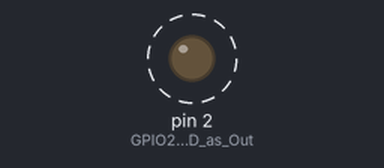
The sketch below on a simulated Arduino Uno, built with avr-gcc and run on an emulated ATmega328P. Shown: output pins drawn as LEDs (lit = HIGH). Dashed ring = blinking. What the sketch prints to the serial monitor is not drawn.

Above: at 0.5 s.
Timing chart, 0 to 4.6 s (numbered marks = the images above):
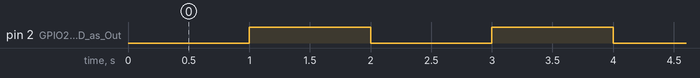

Measured:
- by itself, pin 2 (GPIO2_used_for_LED_as_Out): alternates HIGH for 1.0 s and LOW for 1.0 s

The sketch:

aprinderea_unui_led.ino
```cpp
void setup() {
  // put your setup code here, to run once:
  pinMode(2, OUTPUT); // GPIO2 used for LED as Output
  Serial.begin(115200); // baud rate = 115200 bps
}
void loop() {
  // put your main code here, to run repeatedly:
  digitalWrite(2, LOW); // turn off LED
  Serial.println("LED is off");
  delay(1000); // wait 1 second
  digitalWrite(2, HIGH); // turn on LED
  Serial.println("LED is on");
  delay(1000); // wait 1 second
}
```
